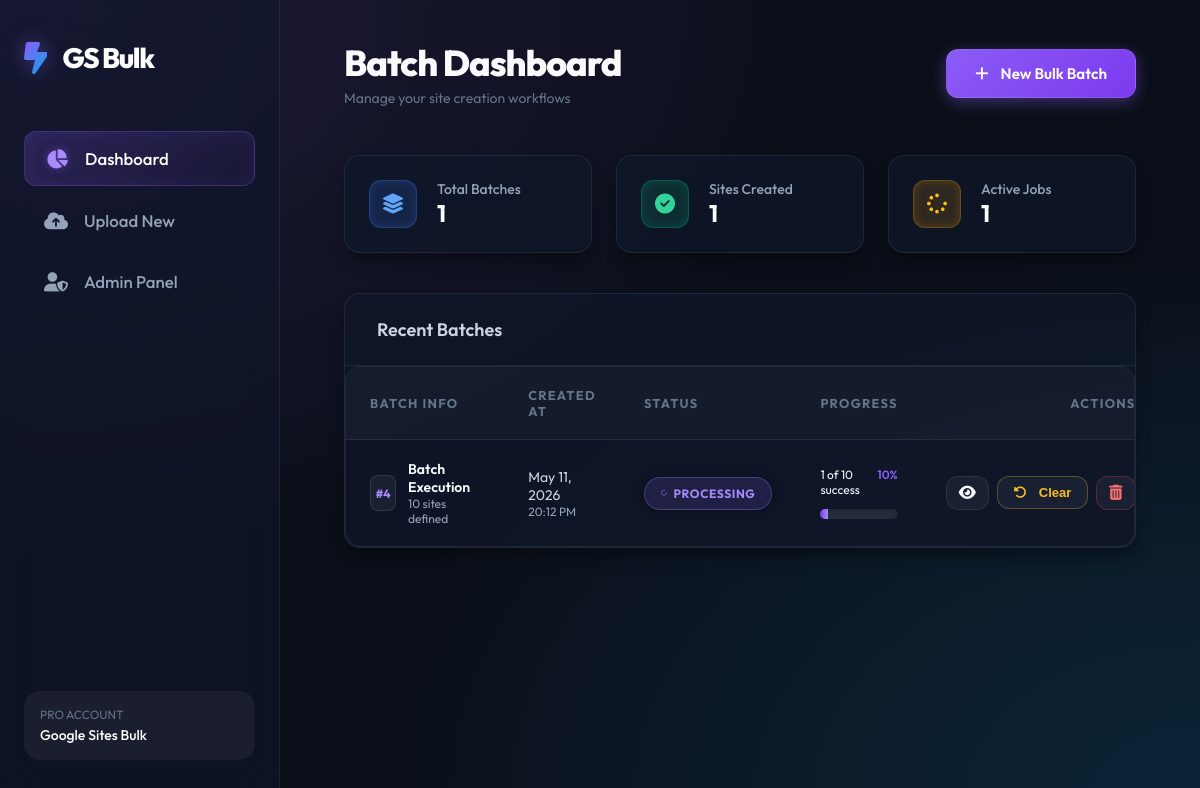
The app's page /, older data.
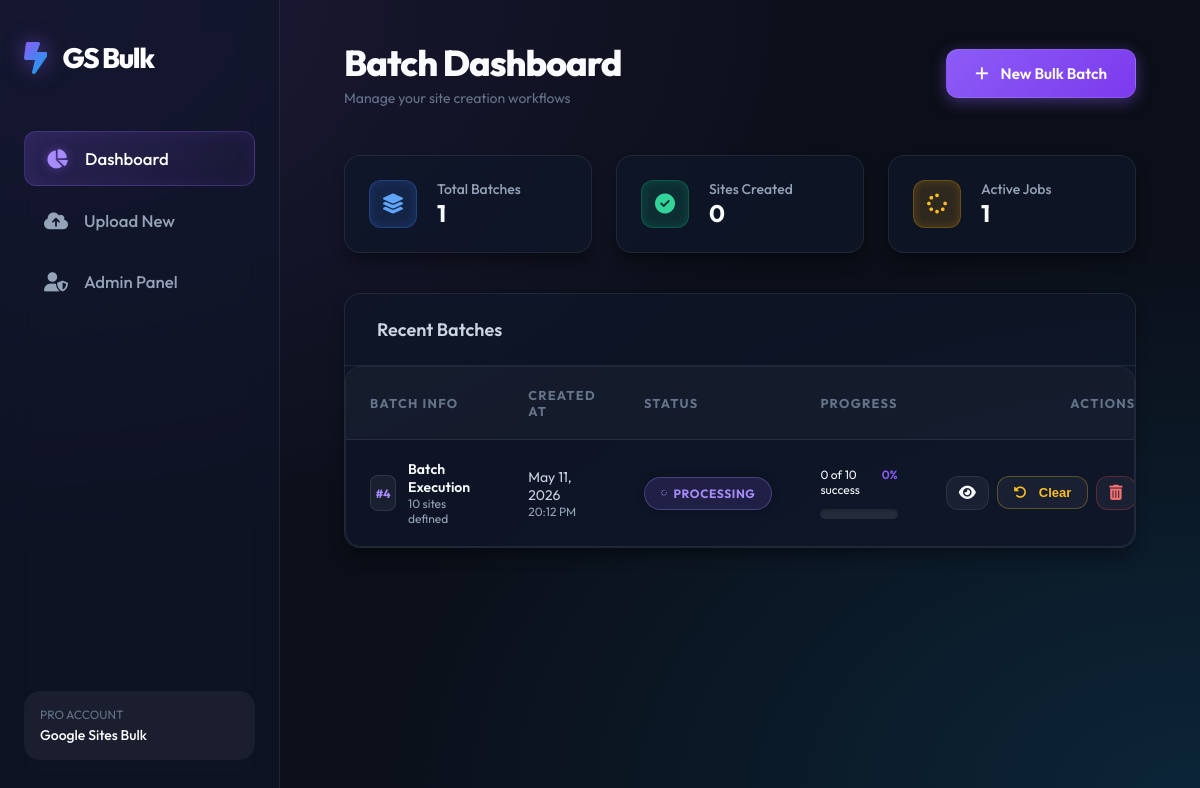
The same page, newer data.
### core/models.py (models this page shows, shortened)
class SiteBatch(models.Model):
    STATUS_CHOICES = [
        ('pending', 'Pending'),
        ('processing', 'Processing'),
        ('completed', 'Completed'),
        ('failed', 'Failed'),
    ]
    file = models.FileField(upload_to='uploads/')
    created_at = models.DateTimeField(auto_now_add=True)
    status = models.CharField(max_length=20, choices=STATUS_CHOICES, default='pending')
    total_sites = models.IntegerField(default=0)
    completed_sites = models.IntegerField(default=0)
    failed_sites = models.IntegerField(default=0)
    current_action = models.CharField(max_length=255, blank=True, null=True)
    @property
    def processed_sites(self):
        return (self.completed_sites or 0) + (self.failed_sites or 0)
    @property
    def progress_percentage(self):
        if self.total_sites == 0:
            return 0
        return int((self.processed_sites / self.total_sites) * 100)

### core/views.py (the view)
# urls.py: path('', DashboardView.as_view(), name='dashboard'),
class DashboardView(View):
    def get(self, request):
        batches = SiteBatch.objects.all().order_by('-created_at')
        agg = batches.aggregate(
            total_completed=Sum('completed_sites'),
            total_failed=Sum('failed_sites'),
        )
        total_sites_created = agg['total_completed'] or 0
        total_failed = agg['total_failed'] or 0
        active_jobs = batches.filter(status='processing').count()
        context = {
            'batches': batches,
            'total_sites_created': total_sites_created,
            'total_failed': total_failed,
            'active_jobs': active_jobs,
        }
        return render(request, 'core/dashboard.html', context)

### core/templates/core/dashboard.html (shortened to what the changed rows need)
{% extends 'core/base.html' %}
{% block header_title %}Batch Dashboard{% endblock %}
{% block content %}
<div style="display: grid; grid-template-columns: repeat(auto-fit, minmax(240px, 1fr)); gap: 1.5rem; margin-bottom: 2.5rem;">
    <div class="card" style="padding: 1.5rem; display: flex; align-items: center; gap: 1.25rem;">
        <div>
            <p style="font-size: 0.875rem; color: #94a3b8; font-weight: 500;">Sites Created</p>
            <h3 style="font-size: 1.5rem; font-weight: 700; color: #f8fafc;">{{ total_sites_created }}</h3>
        </div>
    </div>
</div>
<div class="card" style="padding: 0; overflow: hidden;">
    <div style="padding: 1.5rem 2rem; border-bottom: 1px solid var(--border); display: flex; justify-content: space-between; align-items: center;">
        <h2 style="font-size: 1.125rem; font-weight: 600;">Recent Batches</h2>
    </div>
    <div class="table-container">
        <table>
            <thead>
                <tr>
                    <th>Batch Info</th>
                    <th>Created At</th>
                    <th>Status</th>
                    <th>Progress</th>
                    <th style="text-align: right;">Actions</th>
                </tr>
            </thead>
            <tbody>
                {% for batch in batches %}
                <tr>
                    <td>
                        <div style="display: flex; align-items: center; gap: 0.75rem;">
                            <div style="background: rgba(255, 255, 255, 0.05); border: 1px solid rgba(255, 255, 255, 0.1); width: 36px; height: 36px; border-radius: 8px; display: flex; align-items: center; justify-content: center; font-weight: 700; color: #a78bfa; font-size: 0.75rem;">
                                #{{ batch.id }}
                            </div>
                            <div>
                                <p style="font-weight: 600; font-size: 0.875rem; color: #f8fafc;">Batch Execution</p>
                                <p style="font-size: 0.75rem; color: #94a3b8;">{{ batch.total_sites }} sites defined</p>
                            </div>
                        </div>
                    </td>
                    <td>
                        <p style="font-size: 0.875rem; color: #cbd5e1;">{{ batch.created_at|date:"M d, Y" }}</p>
                        <p style="font-size: 0.75rem; color: #94a3b8;">{{ batch.created_at|date:"H:i A" }}</p>
                    </td>
                    <td>
                        <span class="badge badge-{{ batch.status }}">
                            {% if batch.status == 'processing' %}
                            <i class="fa-solid fa-spinner fa-spin" style="font-size: 6px; margin-right: 6px;"></i>
                            {% else %}
                            <i class="fa-solid fa-circle" style="font-size: 6px; margin-right: 6px;"></i>
                            {% endif %}
                            {{ batch.status }}
                        </span>
                    </td>
                    <td style="width: 240px;">
                        <div style="display: flex; justify-content: space-between; font-size: 0.75rem; margin-bottom: 4px;">
                            <span>{{ batch.completed_sites }} of {{ batch.total_sites }} success</span>
                            <span style="font-weight: 600; color: var(--primary);">
                                {{ batch.progress_percentage }}%
                            </span>
                        </div>
                        <div class="progress-wrapper">
                            <div class="progress-bar" style="width: {{ batch.progress_percentage }}%"></div>
                        </div>
                    </td>
                    <td style="text-align: right;">
                        <div style="display: flex; justify-content: flex-end; gap: 0.5rem;">
                            <a href="/batch/{{ batch.id }}/" class="btn btn-secondary" style="padding: 0.5rem 0.75rem;">
                                <i class="fa-solid fa-eye"></i>
                            </a>
                            <form id="clearForm-{{ batch.id }}" action="/batch/{{ batch.id }}/reset/" method="POST" style="display: inline;">
                                <button type="button" onclick="showClearModal({{ batch.id }})" class="btn btn-secondary" style="padding: 0.5rem 1rem; font-size: 0.8125rem; color: #fbbf24; border-color: rgba(251, 191, 36, 0.3);">
                                    <i class="fa-solid fa-rotate-left"></i> Clear
                                </button>
                            </form>
                            <form id="deleteForm-{{ batch.id }}" action="/batch/{{ batch.id }}/delete/" method="POST" style="display: inline;">
                                <button type="button" onclick="showDeleteModal({{ batch.id }})" class="btn btn-secondary" style="padding: 0.5rem 0.75rem; color: #f87171; border-color: rgba(239, 68, 68, 0.3);">
                                    <i class="fa-solid fa-trash-can"></i>
                                </button>
                            </form>
                        </div>
                    </td>
                </tr>
                {% endfor %}
            </tbody>
        </table>
    </div>
</div>
{% endblock %}

Row changes from the older to the newer data that the page shows:
changed SiteBatch "20:12 PM": completed_sites "1" → "0"; progress_percentage "10" → "0"
Text that changed along with them:
{{ total_sites_created }}: "1" → "0"
